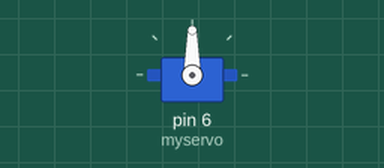
The sketch below on a simulated Arduino Uno, built with avr-gcc and run on an emulated ATmega328P. On the bench: servo. What the sketch prints to the serial monitor is not drawn.

Above: at 0.1 s.
At 3.5 s:
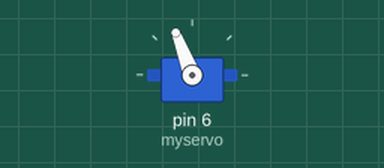
At 7.0 s:
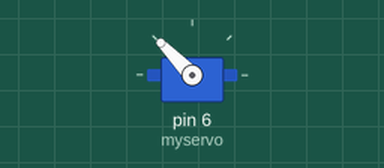
At 13.9 s:
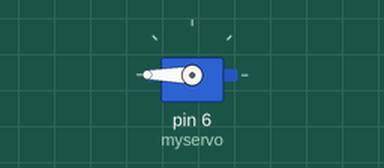
Timing chart, 0 to 15.4 s (numbered marks = the images above):
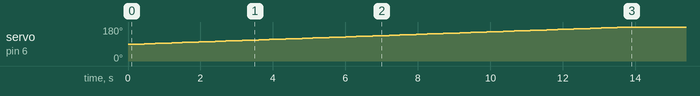

The sketch:

arduino.ino
```cpp
#include <Servo.h>

Servo myservo;

void setup() {
  // Начинаем работу с Serial портом на скорости 9600 бит/с
  Serial.begin(9600);
  myservo.attach(6);

  //получаем значение сервопривода в градусах
  int pos = myservo.read();
  Serial.println(pos);
  delay(300);

//Возвращаем плечи вешалки в начальное положение
  for (int i = pos; i <= 200; i++) {
    myservo.write(i);
    delay(150);
  }

}

void loop() {

  // myservo.write(100);

  // Проверяем, есть ли данные из Serial порта
  if (Serial.available() > 0) {
    // Читаем полученные данные и сохраняем их в переменной
    String receivedData = Serial.readString();

//Складываем плечики вешалки
    for (int i = 200; i <= 100; i++) {
      myservo.write(i);
      delay(15);
    }

    // if (Serial.available() == 2) {
    // Читаем полученные данные и сохраняем их в переменной
    // String receivedData = Serial.readString();

//Складываем плечики вешалки
    // for (int i = 100; i <= 170; i++) {
    //   myservo.write(i);
    //   delay(15);

    // Отправляем ответ обратно в Serial порт
    //Serial.println(receivedData);

    // for (int i = 170; i <= 100; i++) {
    //   myservo.write(i);
    //   delay(15);
    // }
    myservo.detach();
    delay(1000);

    // int pos = myservo.read();
    // Serial.println(pos);
    //delay(1000);
  }
  // delay(10000);
}
```
